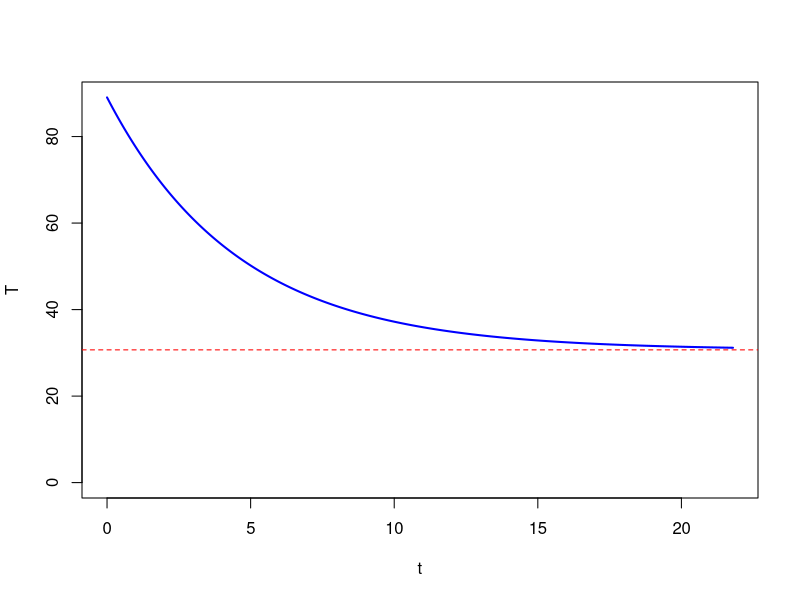

Source code (R):
## ---- chunk 1
## Hmm... some fits are taking more than 50 iterations. Maybe there is too much noise.
options(scipen=99)
n = 8
while(T){
    T0 = runif(1,80,120)
    Tf = runif(1,0,40)
    thalf = runif(1,0.5,5)
    ts = sort(runif(n,thalf*0.1,thalf*3))
    ys = Tf+(T0-Tf)*(1/2)^(ts/thalf)+rnorm(n,0,2)
    
    t = round(ts,1)
    y = round(ys,0)
    
    data = data.frame(t,y)
    mod <- y ~ a1*exp(-b1*t)+c1
    start_vals <- list(a1=(T0-Tf), b1=log(2)/thalf, c1=Tf)
    fit <- nls(mod, data = data, start = start_vals)
    cf = summary(fit)$coefficients
    
    a = cf[1]
    b = cf[2]
    c = cf[3]
    Tf = c
    T0 = a+c
    r = b

    if(min(diff(sort(ts)))>thalf/8 && Tf>5){break}
}

# e^(-rt) = (1/2)^(t/thalf)
# -rt = t/thalf * ln(1/2)
# r = ln(2)/thalf



## ---- chunk 2
xx = seq(0,thalf*8,thalf/50)
yy = (T0-Tf)*exp(-r*xx)+Tf
plot(xx,yy,"l",col="blue",lwd=2,ylim=c(0,T0),xlab="t",ylab="T")
abline(h=Tf,col="red",lty=2)
